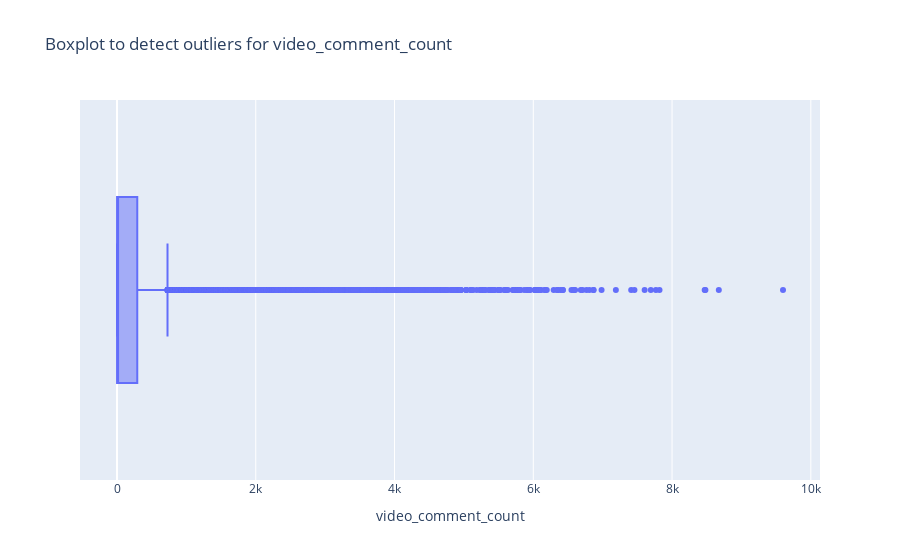

Source (notebook cell):
### Markdown cell above
## outliers

### `video_comment_count`

### Code cell
# Create the box plot
fig = px.box(tiktok_df, 
             x='video_comment_count', 
             title='Boxplot to detect outliers for video_comment_count')

# Show the plot
fig.show()

### Figure 1 — Plotly figure (JSON) as saved in the notebook; plotly's stock layout.template omitted (floating-point values rounded to 4 significant figures; data arrays with more than 128 entries replaced by an {"elided": "..."} marker saying what was removed)
{"data": [{"alignmentgroup": "True", "hovertemplate": "video_comment_count=%{x}<extra></extra>", "legendgroup": "", "marker": {"color": "#636efa"}, "name": "", "notched": false, "offsetgroup": "", "orientation": "h", "showlegend": false, "type": "box", "x": {"elided": "19084 int values"}, "x0": " ", "xaxis": "x", "y0": " ", "yaxis": "y"}], "layout": {"boxmode": "group", "legend": {"tracegroupgap": 0}, "title": {"text": "Boxplot to detect outliers for video_comment_count"}, "xaxis": {"anchor": "y", "domain": [0, 1], "title": {"text": "video_comment_count"}}, "yaxis": {"anchor": "x", "domain": [0, 1]}}}
